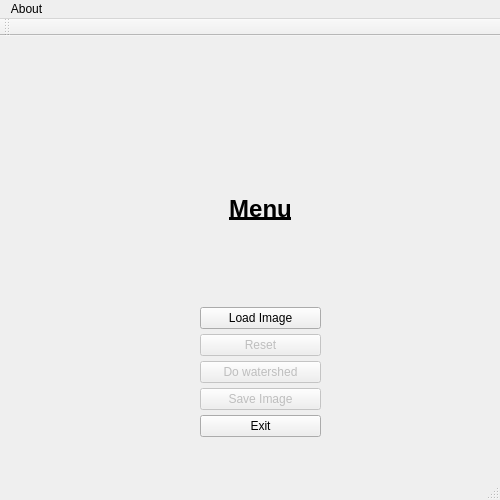
<?xml version="1.0" encoding="UTF-8"?>
<ui version="4.0">
 <class>MainWindow</class>
 <widget class="QMainWindow" name="MainWindow">
  <property name="geometry">
   <rect>
    <x>0</x>
    <y>0</y>
    <width>500</width>
    <height>500</height>
   </rect>
  </property>
  <property name="minimumSize">
   <size>
    <width>500</width>
    <height>500</height>
   </size>
  </property>
  <property name="maximumSize">
   <size>
    <width>900</width>
    <height>900</height>
   </size>
  </property>
  <property name="windowTitle">
   <string>Image Segmentation</string>
  </property>
  <property name="styleSheet">
   <string notr="true">background-image : url('assets/img/back.png')</string>
  </property>
  <widget class="QWidget" name="centralWidget">
   <widget class="QWidget" name="gridLayoutWidget">
    <property name="geometry">
     <rect>
      <x>100</x>
      <y>60</y>
      <width>321</width>
      <height>361</height>
     </rect>
    </property>
    <layout class="QGridLayout" name="gridLayout">
     <property name="leftMargin">
      <number>100</number>
     </property>
     <property name="topMargin">
      <number>20</number>
     </property>
     <property name="rightMargin">
      <number>100</number>
     </property>
     <property name="bottomMargin">
      <number>20</number>
     </property>
     <property name="horizontalSpacing">
      <number>10</number>
     </property>
     <property name="verticalSpacing">
      <number>5</number>
     </property>
     <item row="3" column="0">
      <widget class="QPushButton" name="doPushButton">
       <property name="enabled">
        <bool>false</bool>
       </property>
       <property name="text">
        <string>Do watershed</string>
       </property>
      </widget>
     </item>
     <item row="2" column="0">
      <widget class="QPushButton" name="resetPushButton">
       <property name="enabled">
        <bool>false</bool>
       </property>
       <property name="text">
        <string>Reset</string>
       </property>
      </widget>
     </item>
     <item row="5" column="0">
      <widget class="QPushButton" name="exitPushButton">
       <property name="text">
        <string>Exit</string>
       </property>
      </widget>
     </item>
     <item row="0" column="0">
      <widget class="QLabel" name="label">
       <property name="sizePolicy">
        <sizepolicy hsizetype="Preferred" vsizetype="Preferred">
         <horstretch>10</horstretch>
         <verstretch>10</verstretch>
        </sizepolicy>
       </property>
       <property name="minimumSize">
        <size>
         <width>20</width>
         <height>20</height>
        </size>
       </property>
       <property name="baseSize">
        <size>
         <width>5</width>
         <height>5</height>
        </size>
       </property>
       <property name="font">
        <font>
         <pointsize>18</pointsize>
         <weight>75</weight>
         <italic>false</italic>
         <bold>true</bold>
         <underline>true</underline>
        </font>
       </property>
       <property name="text">
        <string>Menu</string>
       </property>
       <property name="alignment">
        <set>Qt::AlignCenter</set>
       </property>
      </widget>
     </item>
     <item row="1" column="0">
      <widget class="QPushButton" name="loadPushButton">
       <property name="text">
        <string>Load Image</string>
       </property>
      </widget>
     </item>
     <item row="4" column="0">
      <widget class="QPushButton" name="savePushButton">
       <property name="enabled">
        <bool>false</bool>
       </property>
       <property name="text">
        <string>Save Image</string>
       </property>
      </widget>
     </item>
    </layout>
   </widget>
  </widget>
  <widget class="QMenuBar" name="menuBar">
   <property name="geometry">
    <rect>
     <x>0</x>
     <y>0</y>
     <width>500</width>
     <height>22</height>
    </rect>
   </property>
   <widget class="QMenu" name="menuAbout">
    <property name="title">
     <string>About</string>
    </property>
    <widget class="QMenu" name="menuAuthor">
     <property name="title">
      <string>Author</string>
     </property>
     <addaction name="separator"/>
     <addaction name="actionMohamed_Aimane_SKHAIRI"/>
     <addaction name="separator"/>
    </widget>
    <widget class="QMenu" name="menuContact">
     <property name="title">
      <string>Contact</string>
     </property>
     <addaction name="separator"/>
     <addaction name="separator"/>
     <addaction name="actionmedaimane_github_io"/>
     <addaction name="separator"/>
     <addaction name="actionskhairimedaimane_gmail_com"/>
     <addaction name="separator"/>
    </widget>
    <addaction name="actionDescription"/>
    <addaction name="separator"/>
    <addaction name="menuAuthor"/>
    <addaction name="separator"/>
    <addaction name="menuContact"/>
    <addaction name="separator"/>
   </widget>
   <addaction name="menuAbout"/>
  </widget>
  <widget class="QToolBar" name="mainToolBar">
   <attribute name="toolBarArea">
    <enum>TopToolBarArea</enum>
   </attribute>
   <attribute name="toolBarBreak">
    <bool>false</bool>
   </attribute>
  </widget>
  <widget class="QStatusBar" name="statusBar"/>
  <action name="actionDescription">
   <property name="text">
    <string>Description</string>
   </property>
  </action>
  <action name="actionMohamed_Aimane_SKHAIRI">
   <property name="text">
    <string>Mohamed Aimane SKHAIRI</string>
   </property>
  </action>
  <action name="actionmedaimane_github_io">
   <property name="text">
    <string>medaimane.github.io</string>
   </property>
  </action>
  <action name="actionskhairimedaimane_gmail_com">
   <property name="text">
    <string>skhairimedaimane@gmail.com</string>
   </property>
  </action>
 </widget>
 <layoutdefault spacing="6" margin="11"/>
 <resources/>
 <connections/>
</ui>
